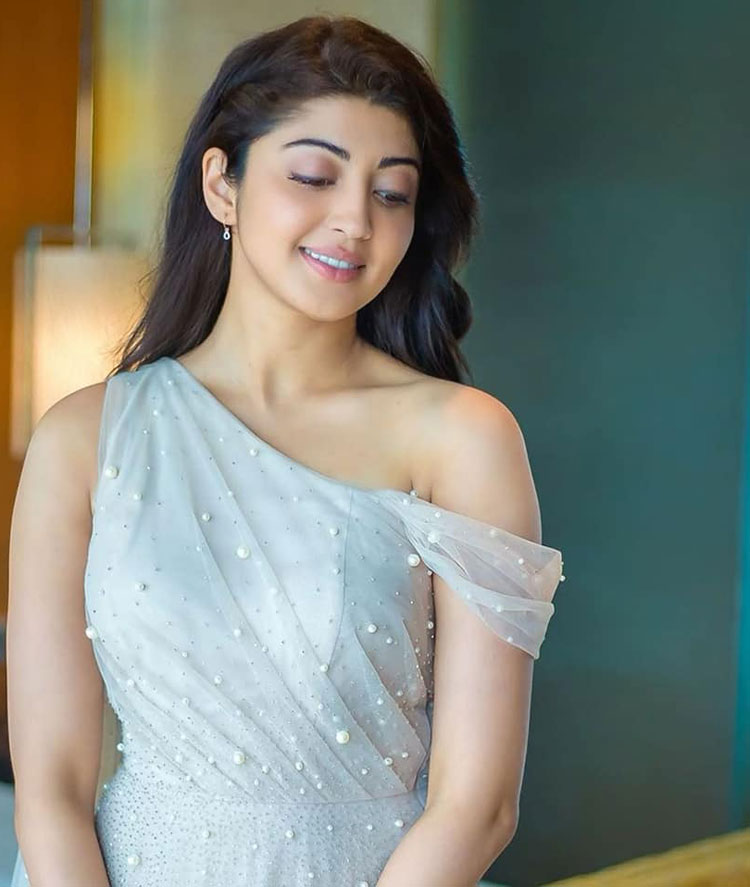
#> input picture pics/Pranitha-Subhash-Images-1.jpg, 750 x 887 px, found by its file name
$ python joining.py
#> lines starting #> are read from the running program, lines starting #| are printed output that depends on the picture
import cv2
import numpy as np

# [4 lines of commented-out code are left out]


def stackImages(scale,imgArray):
    rows = len(imgArray)
    cols = len(imgArray[0])
    rowsAvailable = isinstance(imgArray[0], list)
    width = imgArray[0][0].shape[1]
    height = imgArray[0][0].shape[0]
    if rowsAvailable:
        for x in range ( 0, rows):
            for y in range(0, cols):
                if imgArray[x][y].shape[:2] == imgArray[0][0].shape [:2]:
                    imgArray[x][y] = cv2.resize(imgArray[x][y], (0, 0), None, scale, scale)
                else:
                    imgArray[x][y] = cv2.resize(imgArray[x][y], (imgArray[0][0].shape[1], imgArray[0][0].shape[0]), None, scale, scale)
                if len(imgArray[x][y].shape) == 2: imgArray[x][y]= cv2.cvtColor( imgArray[x][y], cv2.COLOR_GRAY2BGR)
        imageBlank = np.zeros((height, width, 3), np.uint8)
        hor = [imageBlank]*rows
        hor_con = [imageBlank]*rows
        for x in range(0, rows):
            hor[x] = np.hstack(imgArray[x])
        ver = np.vstack(hor)
    else:
        for x in range(0, rows):
            if imgArray[x].shape[:2] == imgArray[0].shape[:2]:
                imgArray[x] = cv2.resize(imgArray[x], (0, 0), None, scale, scale)
            else:
                imgArray[x] = cv2.resize(imgArray[x], (imgArray[0].shape[1], imgArray[0].shape[0]), None,scale, scale)
            if len(imgArray[x].shape) == 2: imgArray[x] = cv2.cvtColor(imgArray[x], cv2.COLOR_GRAY2BGR)
        hor= np.hstack(imgArray)
        ver = hor
    return ver
img=cv2.imread('Pranitha-Subhash-Images-1.jpg')
#> img is the input picture: shape (887, 750, 3); mean B, G, R 123.9, 133.4, 128.5

imgGray=cv2.cvtColor(img,cv2.COLOR_BGR2GRAY)
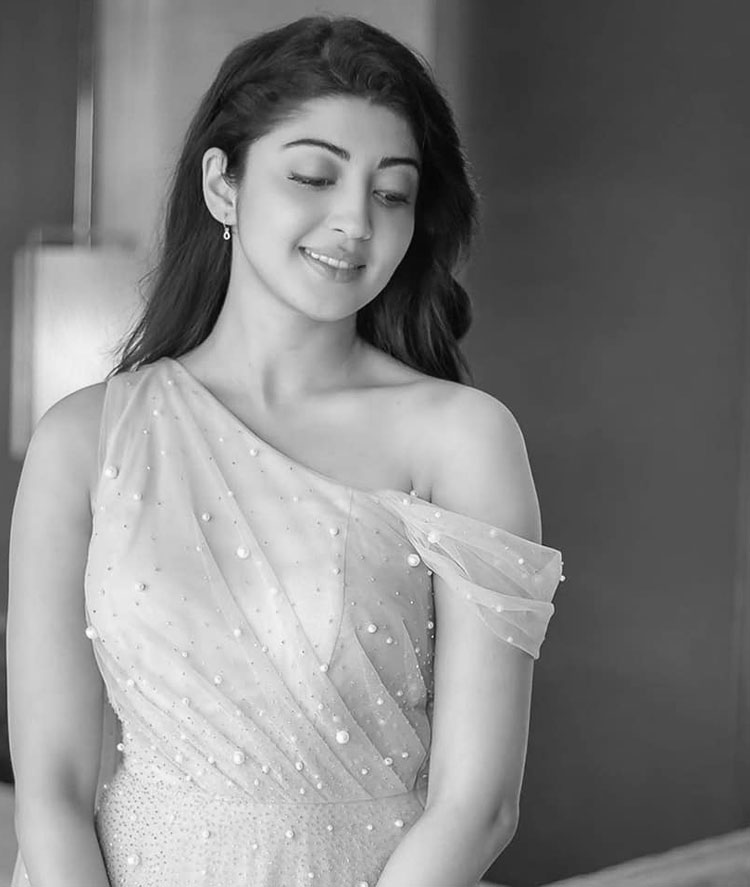
#> imgGray: shape (887, 750); min 0, max 255, mean 130.8
resized=cv2.resize(img,(350,350))
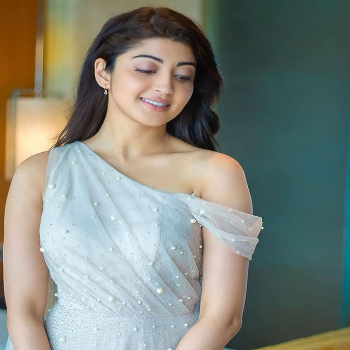
#> resized: shape (350, 350, 3); mean B, G, R 123.8, 133.3, 128.4
re=cv2.resize(imgGray,(350,350))
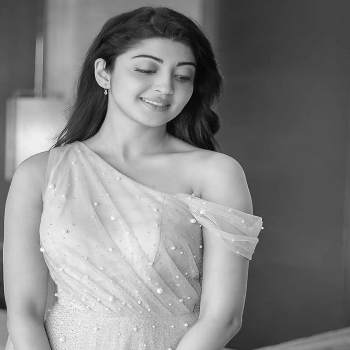
#> re: shape (350, 350); min 2, max 252, mean 130.7

#hor=np.hstack((re,re)) # horizantal stack accepts only when both of the images have same pixels

imgStack=stackImages(0.5,([re,re,re],[imgGray,img,img]))
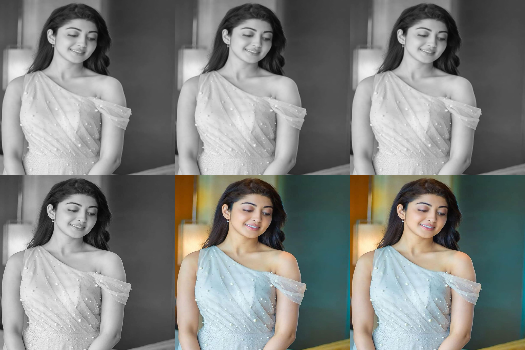
#> imgStack: shape (350, 525, 3); mean B, G, R 128.5, 131.6, 130


cv2.imshow('PRANITHA',imgStack)
cv2.waitKey()

$ run again, with pics/flow.jpg copied over pics/Pranitha-Subhash-Images-1.jpg
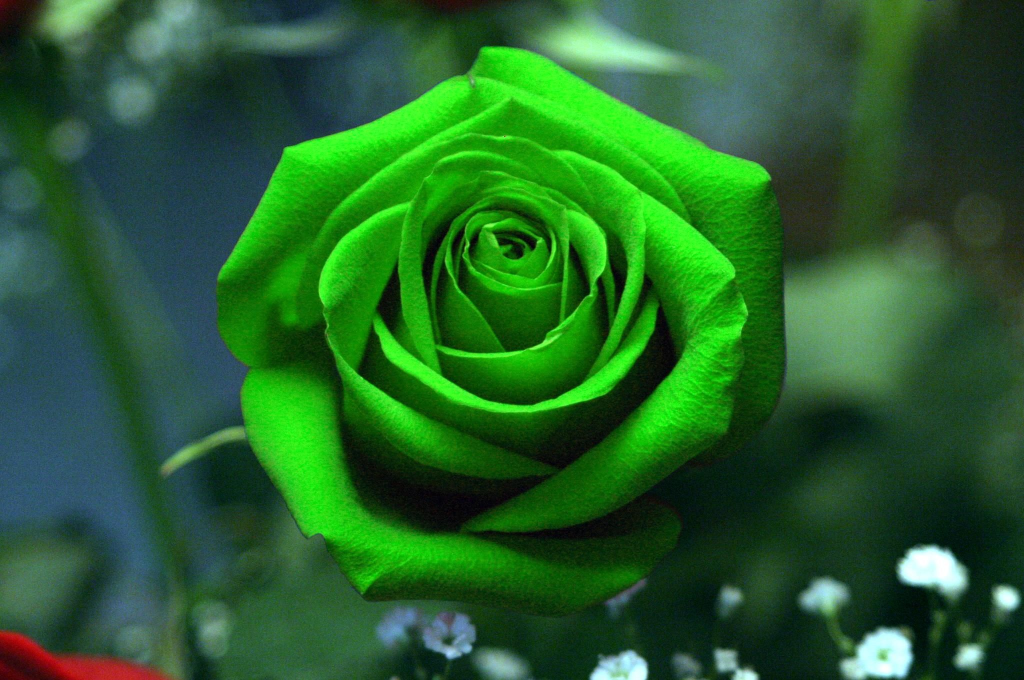
#> input picture pics/flow.jpg, 2048 x 1360 px, found by its file name (shown at 1/2 size)
#> img is the input picture: shape (1360, 2048, 3); mean B, G, R 43.6, 97, 38
#> `re=cv2.resize(imgGray,(350,350))`:
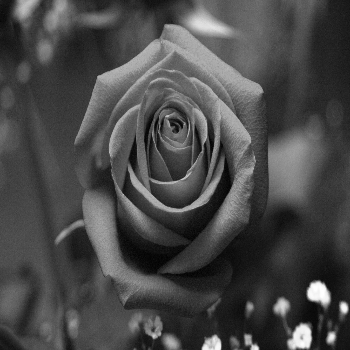
#> re: shape (350, 350); min 1, max 255, mean 73.2
#> `imgStack=stackImages(0.5,([re,re,re],[imgGray,img,img]))`:
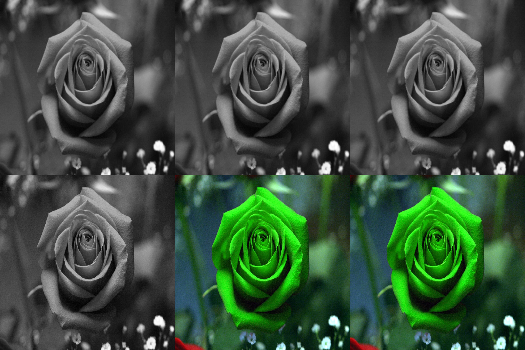
#> imgStack: shape (350, 525, 3); mean B, G, R 63.3, 81.1, 61.4
